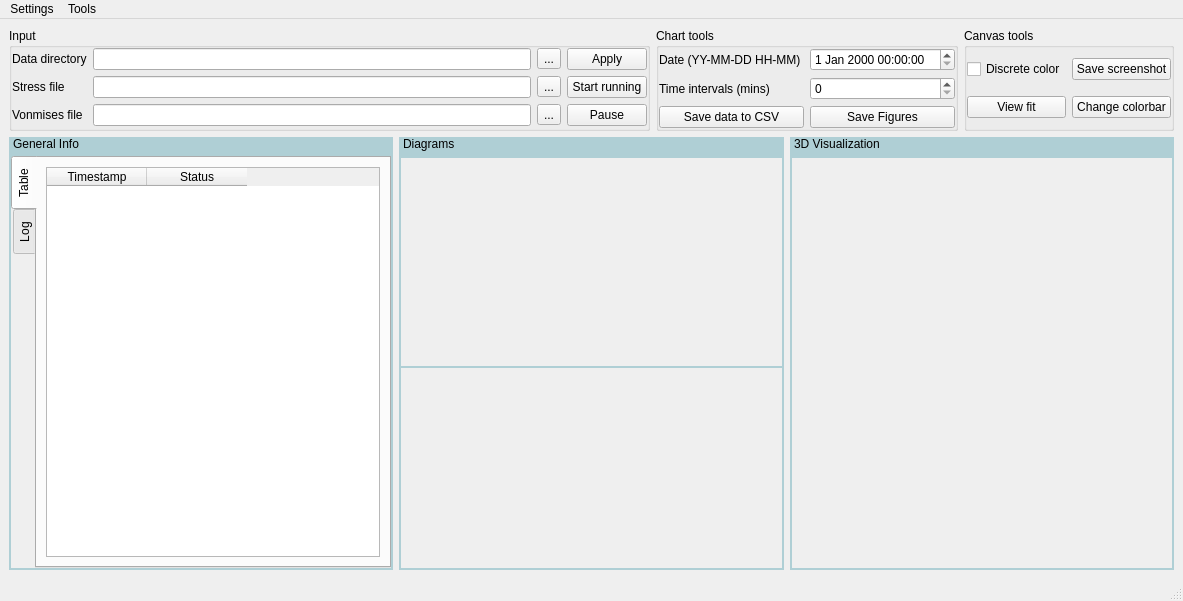
<?xml version="1.0" encoding="UTF-8"?>
<ui version="4.0">
 <class>MainWindow</class>
 <widget class="QMainWindow" name="MainWindow">
  <property name="geometry">
   <rect>
    <x>0</x>
    <y>0</y>
    <width>1183</width>
    <height>601</height>
   </rect>
  </property>
  <property name="windowTitle">
   <string>MainWindow</string>
  </property>
  <widget class="QWidget" name="centralwidget">
   <layout class="QHBoxLayout" name="_2">
    <property name="leftMargin">
     <number>0</number>
    </property>
    <property name="topMargin">
     <number>0</number>
    </property>
    <property name="rightMargin">
     <number>0</number>
    </property>
    <property name="bottomMargin">
     <number>0</number>
    </property>
    <item>
     <widget class="QWidget" name="widget" native="true">
      <layout class="QVBoxLayout" name="verticalLayout">
       <item>
        <widget class="QWidget" name="widget_3" native="true">
         <layout class="QHBoxLayout" name="horizontalLayout">
          <property name="leftMargin">
           <number>0</number>
          </property>
          <property name="topMargin">
           <number>0</number>
          </property>
          <property name="rightMargin">
           <number>0</number>
          </property>
          <property name="bottomMargin">
           <number>0</number>
          </property>
          <item>
           <widget class="QGroupBox" name="groupBox">
            <property name="title">
             <string>Input</string>
            </property>
            <layout class="QGridLayout" name="gridLayout">
             <property name="leftMargin">
              <number>0</number>
             </property>
             <property name="topMargin">
              <number>0</number>
             </property>
             <property name="rightMargin">
              <number>0</number>
             </property>
             <property name="bottomMargin">
              <number>0</number>
             </property>
             <item row="1" column="1">
              <widget class="QLineEdit" name="stressDirLineEdit"/>
             </item>
             <item row="1" column="0">
              <widget class="QLabel" name="label">
               <property name="text">
                <string>Stress file</string>
               </property>
              </widget>
             </item>
             <item row="2" column="0">
              <widget class="QLabel" name="label_2">
               <property name="text">
                <string>Vonmises file</string>
               </property>
              </widget>
             </item>
             <item row="0" column="3">
              <widget class="QPushButton" name="applyBtn">
               <property name="text">
                <string>Apply</string>
               </property>
              </widget>
             </item>
             <item row="0" column="0">
              <widget class="QLabel" name="label_5">
               <property name="text">
                <string>Data directory</string>
               </property>
              </widget>
             </item>
             <item row="1" column="3">
              <widget class="QPushButton" name="startBtn">
               <property name="text">
                <string>Start running</string>
               </property>
              </widget>
             </item>
             <item row="2" column="2">
              <widget class="QToolButton" name="openVonmisesDirBtn">
               <property name="text">
                <string>...</string>
               </property>
              </widget>
             </item>
             <item row="0" column="2">
              <widget class="QToolButton" name="openDataDirBtn">
               <property name="text">
                <string>...</string>
               </property>
              </widget>
             </item>
             <item row="2" column="3">
              <widget class="QPushButton" name="pauseBtn">
               <property name="text">
                <string>Pause</string>
               </property>
              </widget>
             </item>
             <item row="0" column="1">
              <widget class="QLineEdit" name="dataDirLineEdit"/>
             </item>
             <item row="2" column="1">
              <widget class="QLineEdit" name="vonmisesDirLineEdit"/>
             </item>
             <item row="1" column="2">
              <widget class="QToolButton" name="openStressDirBtn">
               <property name="text">
                <string>...</string>
               </property>
              </widget>
             </item>
            </layout>
           </widget>
          </item>
          <item>
           <widget class="QGroupBox" name="groupBox_2">
            <property name="title">
             <string>Chart tools</string>
            </property>
            <layout class="QGridLayout" name="gridLayout_2">
             <property name="leftMargin">
              <number>0</number>
             </property>
             <property name="topMargin">
              <number>0</number>
             </property>
             <property name="rightMargin">
              <number>0</number>
             </property>
             <property name="bottomMargin">
              <number>0</number>
             </property>
             <item row="0" column="1">
              <widget class="QDateTimeEdit" name="dateTimeEdit"/>
             </item>
             <item row="2" column="1">
              <widget class="QPushButton" name="saveFiguresBtn">
               <property name="text">
                <string>Save Figures</string>
               </property>
              </widget>
             </item>
             <item row="1" column="0">
              <widget class="QLabel" name="label_4">
               <property name="text">
                <string>Time intervals (mins)</string>
               </property>
              </widget>
             </item>
             <item row="2" column="0">
              <widget class="QPushButton" name="saveDataBtn">
               <property name="text">
                <string>Save data to CSV</string>
               </property>
              </widget>
             </item>
             <item row="0" column="0">
              <widget class="QLabel" name="label_3">
               <property name="text">
                <string>Date (YY-MM-DD HH-MM) </string>
               </property>
              </widget>
             </item>
             <item row="1" column="1">
              <widget class="QSpinBox" name="timeIntervalspinBox"/>
             </item>
            </layout>
           </widget>
          </item>
          <item>
           <widget class="QGroupBox" name="groupBox_3">
            <property name="title">
             <string>Canvas tools</string>
            </property>
            <layout class="QGridLayout" name="gridLayout_3">
             <property name="leftMargin">
              <number>0</number>
             </property>
             <property name="topMargin">
              <number>0</number>
             </property>
             <property name="rightMargin">
              <number>0</number>
             </property>
             <property name="bottomMargin">
              <number>0</number>
             </property>
             <item row="0" column="1">
              <widget class="QPushButton" name="saveScrBtn">
               <property name="text">
                <string>Save screenshot</string>
               </property>
              </widget>
             </item>
             <item row="1" column="1">
              <widget class="QPushButton" name="changeColorBarBtn">
               <property name="text">
                <string>Change colorbar</string>
               </property>
              </widget>
             </item>
             <item row="0" column="0">
              <widget class="QCheckBox" name="isDiscreteCheckBox">
               <property name="text">
                <string>Discrete color</string>
               </property>
              </widget>
             </item>
             <item row="1" column="0">
              <widget class="QPushButton" name="viewFitBtn">
               <property name="text">
                <string>View fit</string>
               </property>
              </widget>
             </item>
            </layout>
           </widget>
          </item>
         </layout>
        </widget>
       </item>
       <item>
        <widget class="QWidget" name="widget_2" native="true">
         <layout class="QHBoxLayout" name="horizontalLayout_2">
          <property name="leftMargin">
           <number>0</number>
          </property>
          <property name="topMargin">
           <number>0</number>
          </property>
          <property name="rightMargin">
           <number>0</number>
          </property>
          <property name="bottomMargin">
           <number>0</number>
          </property>
          <item>
           <widget class="QDockWidget" name="dockWidget_3">
            <property name="styleSheet">
             <string notr="true">QDockWidget {
    background-color: transparent;
}
QDockWidget::title {
    background: #afcfd5;
}</string>
            </property>
            <property name="features">
             <set>QDockWidget::NoDockWidgetFeatures</set>
            </property>
            <property name="windowTitle">
             <string>General Info</string>
            </property>
            <widget class="QWidget" name="dockWidgetContents_6">
             <property name="styleSheet">
              <string notr="true">#dockWidgetContents_6 {
    border: 2px solid #afcfd5;
    padding: 2px;
}</string>
             </property>
             <layout class="QHBoxLayout" name="horizontalLayout_3">
              <property name="leftMargin">
               <number>2</number>
              </property>
              <property name="topMargin">
               <number>0</number>
              </property>
              <property name="rightMargin">
               <number>2</number>
              </property>
              <property name="bottomMargin">
               <number>2</number>
              </property>
              <item>
               <widget class="QTabWidget" name="tabWidget">
                <property name="tabPosition">
                 <enum>QTabWidget::West</enum>
                </property>
                <property name="currentIndex">
                 <number>0</number>
                </property>
                <property name="movable">
                 <bool>true</bool>
                </property>
                <property name="tabBarAutoHide">
                 <bool>false</bool>
                </property>
                <widget class="QWidget" name="tab">
                 <attribute name="title">
                  <string>Table</string>
                 </attribute>
                 <layout class="QVBoxLayout" name="verticalLayout_2">
                  <item>
                   <widget class="QTableWidget" name="timestampTableWidget">
                    <column>
                     <property name="text">
                      <string>Timestamp</string>
                     </property>
                    </column>
                    <column>
                     <property name="text">
                      <string>Status</string>
                     </property>
                    </column>
                   </widget>
                  </item>
                 </layout>
                </widget>
                <widget class="QWidget" name="tab_2">
                 <attribute name="title">
                  <string>Log</string>
                 </attribute>
                 <layout class="QVBoxLayout" name="verticalLayout_3">
                  <item>
                   <widget class="QTextEdit" name="logTextEdit"/>
                  </item>
                 </layout>
                </widget>
               </widget>
              </item>
             </layout>
            </widget>
           </widget>
          </item>
          <item>
           <widget class="QDockWidget" name="dockWidget_2">
            <property name="styleSheet">
             <string notr="true">QDockWidget {
    background-color: transparent;
}
QDockWidget::title {
    background: #afcfd5;
}</string>
            </property>
            <property name="features">
             <set>QDockWidget::NoDockWidgetFeatures</set>
            </property>
            <property name="windowTitle">
             <string>Diagrams</string>
            </property>
            <widget class="QWidget" name="dockWidgetContents_5">
             <property name="styleSheet">
              <string notr="true">#dockWidgetContents_5{
    border: 2px solid #afcfd5;
    padding: 2px;
	background-color: transparent;
}</string>
             </property>
             <layout class="QVBoxLayout" name="verticalLayout_4">
              <property name="leftMargin">
               <number>0</number>
              </property>
              <property name="topMargin">
               <number>0</number>
              </property>
              <property name="rightMargin">
               <number>0</number>
              </property>
              <property name="bottomMargin">
               <number>0</number>
              </property>
              <item>
               <widget class="QWidget" name="stressChartWidget" native="true">
                <property name="styleSheet">
                 <string notr="true">#stressChartWidget {
    background-color: transparent;
}</string>
                </property>
               </widget>
              </item>
              <item>
               <widget class="QWidget" name="vonmisesChartWidget" native="true">
                <property name="styleSheet">
                 <string notr="true">#vonmisesChartWidget {
    border: 2px solid #afcfd5;
    padding: 2px;
	background-color: transparent;
}</string>
                </property>
               </widget>
              </item>
             </layout>
            </widget>
           </widget>
          </item>
          <item>
           <widget class="QDockWidget" name="dockWidget">
            <property name="styleSheet">
             <string notr="true">QDockWidget {
    background-color: transparent;
}
QDockWidget::title {
    background: #afcfd5;
}</string>
            </property>
            <property name="features">
             <set>QDockWidget::NoDockWidgetFeatures</set>
            </property>
            <property name="windowTitle">
             <string>3D Visualization</string>
            </property>
            <widget class="QWidget" name="canvasWidget">
             <property name="styleSheet">
              <string notr="true">#canvasWidget{
    border: 2px solid #afcfd5;
    padding: 2px;
}</string>
             </property>
            </widget>
           </widget>
          </item>
         </layout>
        </widget>
       </item>
      </layout>
     </widget>
    </item>
   </layout>
  </widget>
  <widget class="QMenuBar" name="menubar">
   <property name="geometry">
    <rect>
     <x>0</x>
     <y>0</y>
     <width>1183</width>
     <height>22</height>
    </rect>
   </property>
   <widget class="QMenu" name="menuSettings">
    <property name="title">
     <string>Settings</string>
    </property>
   </widget>
   <widget class="QMenu" name="menuTools">
    <property name="title">
     <string>Tools</string>
    </property>
   </widget>
   <addaction name="menuSettings"/>
   <addaction name="menuTools"/>
  </widget>
  <widget class="QStatusBar" name="statusbar"/>
 </widget>
 <resources/>
 <connections/>
</ui>
